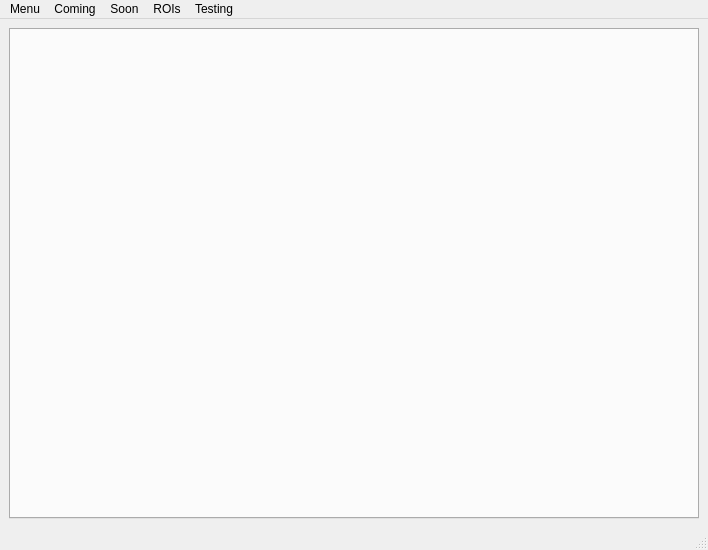
<?xml version="1.0" encoding="UTF-8"?>
<ui version="4.0">
 <class>MrMeshMainWindow</class>
 <widget class="QMainWindow" name="MrMeshMainWindow">
  <property name="geometry">
   <rect>
    <x>0</x>
    <y>0</y>
    <width>708</width>
    <height>550</height>
   </rect>
  </property>
  <property name="windowTitle">
   <string>mrMeshPy v0.1</string>
  </property>
  <widget class="QWidget" name="centralwidget">
   <property name="sizePolicy">
    <sizepolicy hsizetype="Expanding" vsizetype="Expanding">
     <horstretch>0</horstretch>
     <verstretch>0</verstretch>
    </sizepolicy>
   </property>
   <property name="minimumSize">
    <size>
     <width>662</width>
     <height>0</height>
    </size>
   </property>
   <layout class="QHBoxLayout" name="horizontalLayout">
    <item>
     <widget class="QTabWidget" name="tabWidget">
      <property name="sizePolicy">
       <sizepolicy hsizetype="MinimumExpanding" vsizetype="MinimumExpanding">
        <horstretch>0</horstretch>
        <verstretch>0</verstretch>
       </sizepolicy>
      </property>
      <property name="autoFillBackground">
       <bool>false</bool>
      </property>
      <property name="currentIndex">
       <number>-1</number>
      </property>
      <property name="tabsClosable">
       <bool>true</bool>
      </property>
      <property name="movable">
       <bool>true</bool>
      </property>
     </widget>
    </item>
   </layout>
  </widget>
  <widget class="QMenuBar" name="menubar">
   <property name="geometry">
    <rect>
     <x>0</x>
     <y>0</y>
     <width>708</width>
     <height>19</height>
    </rect>
   </property>
   <property name="nativeMenuBar">
    <bool>false</bool>
   </property>
   <widget class="QMenu" name="menuMenu">
    <property name="title">
     <string>Menu</string>
    </property>
   </widget>
   <widget class="QMenu" name="menuComing">
    <property name="title">
     <string>Coming</string>
    </property>
    <addaction name="actionSoon"/>
   </widget>
   <widget class="QMenu" name="menuSoon">
    <property name="title">
     <string>Soon</string>
    </property>
   </widget>
   <widget class="QMenu" name="menuROIs">
    <property name="title">
     <string>ROIs</string>
    </property>
    <addaction name="actionEnableDraw"/>
    <addaction name="actionDisableDraw"/>
    <addaction name="actionCloseAndFill"/>
    <addaction name="separator"/>
    <addaction name="separator"/>
    <addaction name="actionStart_New_ROI"/>
   </widget>
   <widget class="QMenu" name="menuTesting">
    <property name="title">
     <string>Testing</string>
    </property>
    <addaction name="actionSend_10_bytes_TCP"/>
   </widget>
   <addaction name="menuMenu"/>
   <addaction name="menuComing"/>
   <addaction name="menuSoon"/>
   <addaction name="menuROIs"/>
   <addaction name="menuTesting"/>
  </widget>
  <widget class="QStatusBar" name="statusbar"/>
  <action name="actionSoon">
   <property name="text">
    <string>Soon</string>
   </property>
  </action>
  <action name="actionEnableDraw">
   <property name="text">
    <string>Enable drawing</string>
   </property>
  </action>
  <action name="actionDisableDraw">
   <property name="text">
    <string>Disable drawing</string>
   </property>
  </action>
  <action name="actionCloseAndFill">
   <property name="text">
    <string>Close and Fill</string>
   </property>
  </action>
  <action name="actionSend_10_bytes_TCP">
   <property name="text">
    <string>Send 10 bytes TCP</string>
   </property>
  </action>
  <action name="actionStart_New_ROI">
   <property name="text">
    <string>Start New ROI</string>
   </property>
  </action>
 </widget>
 <resources/>
 <connections/>
</ui>
